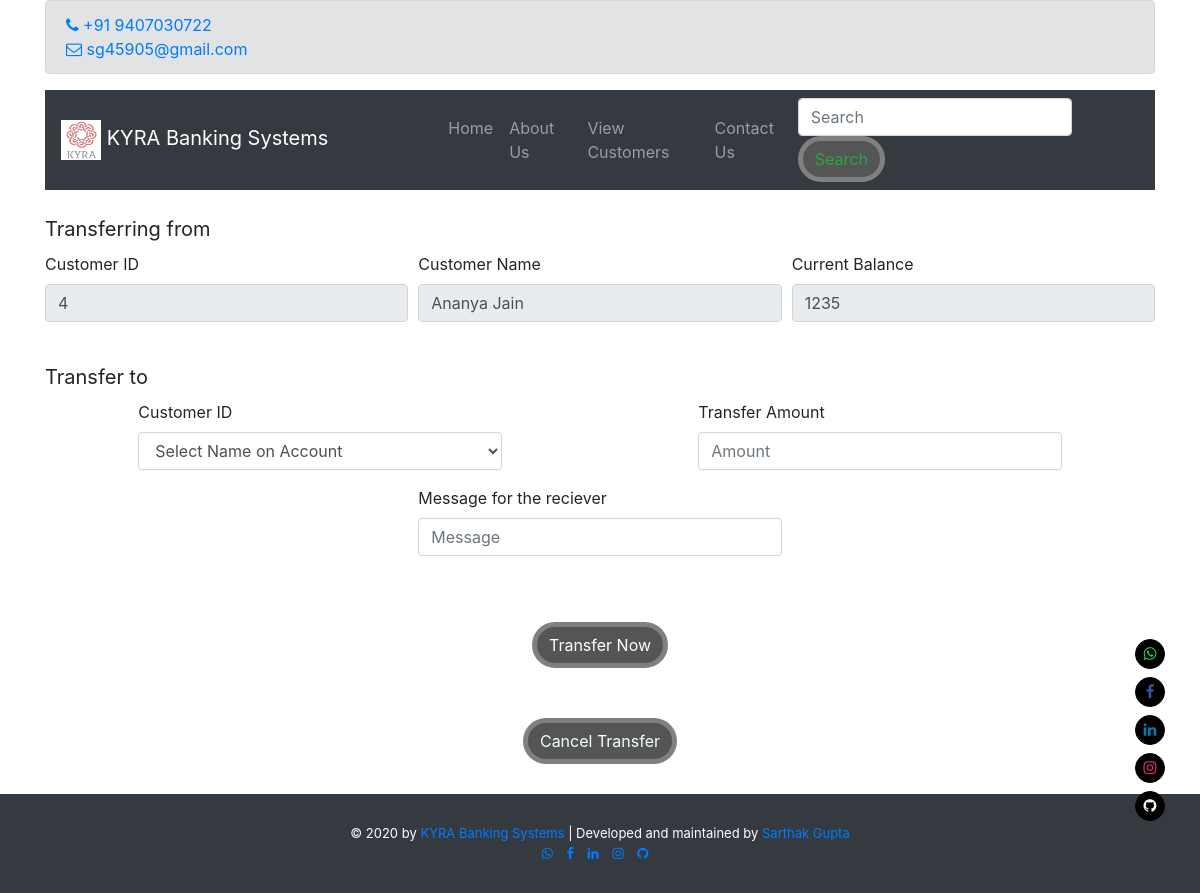
The app's page /transfer.php?customer_id=4 with its own data.
### tables this page shows
CREATE TABLE `customers` (
  `customer_id` int(11) NOT NULL,
  `customer_name` text NOT NULL,
  `customer_email` text NOT NULL,
  `current_balance` int(11) NOT NULL,
  `customer_image` text NOT NULL
);

### transfer.php (the view, shortened to what this page needs)
<!DOCTYPE html>
<?php
    include("functions.php");
?>
<html lang="en">
    <head>
        <link rel="stylesheet" href="https://stackpath.bootstrapcdn.com/bootstrap/4.5.1/css/bootstrap.min.css">
        <link rel="stylesheet" href="https://stackpath.bootstrapcdn.com/font-awesome/4.7.0/css/font-awesome.min.css">
        <link rel="stylesheet" href="style.css" media="all">
    </head>
    <body>
        <div class="container">
            <div class="alert alert-secondary" role="alert">
                <li style="list-style-type: none;">
                    <a style="padding-right: 10px; text-decoration: none;" href="tel:+919407030722" target="_blank">
                        <i class="fa fa-phone"></i> +91 9407030722
                    </a>
                </li>
                <li style="list-style-type: none;">
                    <a style="padding-right: 10px; text-decoration: none;" href="mailto:sg45905@gmail.com" target="_blank">
                        <i class="fa fa-envelope-o"></i> sg45905@gmail.com
                    </a>
                </li>
            </div>
            <nav class="navbar navbar-expand-lg navbar-dark bg-dark">
                <a class="navbar-brand pr-0 pr-sm-5" href="index.php">
                    <img src="images/logo.png" height="40px" width="40px">
                    KYRA Banking Systems
                </a>
                <div class="collapse navbar-collapse" id="navbarSupportedContent">
                    <ul class="navbar-nav mr-auto pl-0 pl-sm-5">
                        <li class="nav-item">
                            <a class="nav-link" href="index.php">Home</a>
                        </li>
                        <li class="nav-item">
                            <a class="nav-link" href="about.php">About Us</a>
                        </li>
                        <li class="nav-item">
                            <a class="nav-link" href="customer.php">View Customers</a>
                        </li>
                        <li class="nav-item">
                            <a class="nav-link" href="contact.php">Contact Us</a>
                        </li>
                    </ul>
                    <form class="form-inline my-2 my-lg-0" method="get" action="results.php" enctype="multipart/form-data">
                        <input class="form-control mr-sm-2" type="text" placeholder="Search" aria-label="Search" name="user_query">
                        <button class="btn btn-outline-success my-2 my-sm-0" type="submit">Search</button>
                    </form>
                </div>
            </nav>
        </div>
        <br>
        <div class="container">
            <?php
                if(isset($_GET['customer_id'])) {
                    $c_id = $_GET['customer_id'];
                    $get_customers = "select * from customers where customer_id='$c_id'";
                    $run_customers = mysqli_query($con, $get_customers);
                    $row_customers = mysqli_fetch_array($run_customers);
                    $customer_id = $row_customers['customer_id'];
                    $customer_name = $row_customers['customer_name'];
                    $current_balance = $row_customers['current_balance'];
                    echo "
                        <form action='transfer.php?customer_id=$c_id' method='post' enctype='multipart/form-data'>
                            <label for='from' style='font-size: 20px;'>Transferring from</label>
                            <div class='form-row'>
                                <div class='col-lg-4 col-md-8 col-sm-12 mb-3 mx-auto'>
                                    <label for='from_acc'>Customer ID</label>
                                    <input type='number' class='form-control' name='from_acc' value='$customer_id' readonly>
                                </div>
                                <div class='col-lg-4 col-md-8 col-sm-12 mb-3 mx-auto'>
                                    <label for='from_acc_name'>Customer Name</label>
                                    <input type='text' class='form-control' name='from_acc_name' value='$customer_name' readonly>
                                </div>
                                <div class='col-lg-4 col-md-8 col-sm-12 mb-3 mx-auto'>
                                    <label for='curr_bal'>Current Balance</label>
                                    <input type='number' class='form-control' name='curr_bal' value='$current_balance' readonly>
                                </div>
                            </div>
                            <br>
                            <label for='to' style='font-size: 20px;'>Transfer to</label>
                            <div class='form-row'>
                                <div class='col-lg-4 col-md-8 col-sm-12 mb-3 mx-auto'>
                                    <label for='to_acc'>Customer ID</label>
                                    <select class='form-control' name='to_acc' required>
                                        <option value='0'>Select Name on Account</option>
                    ";
                    echo "
                                    </select>
                                </div>
                                <div class='col-lg-4 col-md-8 col-sm-12 mb-3 mx-auto'>
                                    <label for='transfer_amt'>Transfer Amount</label>
                                    <input type='number' class='form-control' name='transfer_amt' placeholder='Amount' required>
                                </div>
                            </div>
                            <div class='form-row'>
                                <div class='col-lg-4 col-md-8 col-sm-12 mb-3 mx-auto'>
                                    <label for='transfer_msg'>Message for the reciever</label>
                                    <input type='text' class='form-control' name='transfer_msg' placeholder='Message'>
                                </div>
                            </div>
                            <center>
                                <button type='submit' class='btn btn-primary' name='transfer'>Transfer Now</button>
                            </center>
                        </form>
                        <div class='row'>
                            <div class='col'>
                                <center>
                                    <button class='btn'>
                                        <a href='customer.php' style='text-decoration: none; color: #f0ffff;'>Cancel Transfer</a>
                                    </button>
                                </center>
                            </div>
                        </div>
                    ";
                }
            ?>
        </div>
        <div class="site-social-float">
            <a class="attesa-social" href="https://wa.me/919407030722" target="_blank" rel="noopener" title="Whatsapp">
                <i class="fa fa-whatsapp" style="color: #25d366">
                </i>
            </a>
            <a class="attesa-social" href="https://www.facebook.com/sg45905" target="_blank" rel="noopener" title="Facebook">
                <i class="fa fa-facebook" style="color: #3b5598">
                </i>
            </a>
            <a class="attesa-social" href="https://www.linkedin.com/in/sg45905/" target="_blank" rel="noopener" title="LinkedIn">
                <i class="fa fa-linkedin" style="color: #0e76a8;">
                </i>
            </a>
            <a class="attesa-social" href="https://www.instagram.com/sg.2906" target="_blank" rel="noopener" title="Instagram">
                <i class="fa fa-instagram" style="color: #e1306c">
                </i>
            </a>
            <a class="attesa-social" href="https://github.com/sg45905" target="_blank" rel="noopener" title="Github">
                <i class="fa fa-github" style="color: white">
                </i>
            </a>
        </div>
        <div class="text-center bg-dark footer">
            &copy; 2020 by <a href="index.html">KYRA Banking Systems</a> | Developed and maintained by <a href="https://sg45905.github.io" target="_blank">Sarthak Gupta</a>
            <br>
            <a style="padding-right: 10px;" href="https://wa.me/919407030722" target="_blank">
                <i class="fa fa-whatsapp"></i>
            </a>
            <a style="padding-right: 10px;" href="https://facebook.com/sg45905" target="_blank">
                <i class="fa fa-facebook"></i>
            </a>
            <a style="padding-right: 10px;" href="https://linkedin.com/in/sg45905" target="_blank">
                <i class="fa fa-linkedin"></i>
            </a>
            <a style="padding-right: 10px;" href="https://instagram.com/sg.2906" target="_blank">
                <i class="fa fa-instagram"></i>
            </a>
            <a style="padding-right: 10px;" href="https://github.com/sg45905" target="_blank">
                <i class="fa fa-github"></i>
            </a>
        </div>
    </body>
</html>

### style.css (style rules this page uses)
html { scroll-behavior: smooth; }
.footer { margin-top: 30px; padding: 30px; color: white; font-size: small; }
.footer a { text-decoration: none; }
.btn { text-align: center; margin-top: 50px; border: 5px solid gray; border-radius: 30px; background-color: #555; }
.site-social-float { position: fixed; bottom: 4em; z-index: 999; opacity: 1; -webkit-transition: all .3s ease-in-out; -moz-transition: all .3s ease-in-out; transition: all .3s ease-in-out; right: 35px; }
.site-social-float a { border-color: black; display: block; width: 30px; height: 30px; font-size: 15px; text-align: center; line-height: 28px; margin: 8px 0; border-width: 1px; border-style: solid; -webkit-transition: #ececec .3s ease-in-out; -moz-transition: #ececec .3s ease-in-out; transition: #ececec .3s ease-in-out; border-radius: 50%; background: black; }

### records on screen
customers: from_acc "4", from_acc_name "Ananya Jain", curr_bal "1235"
